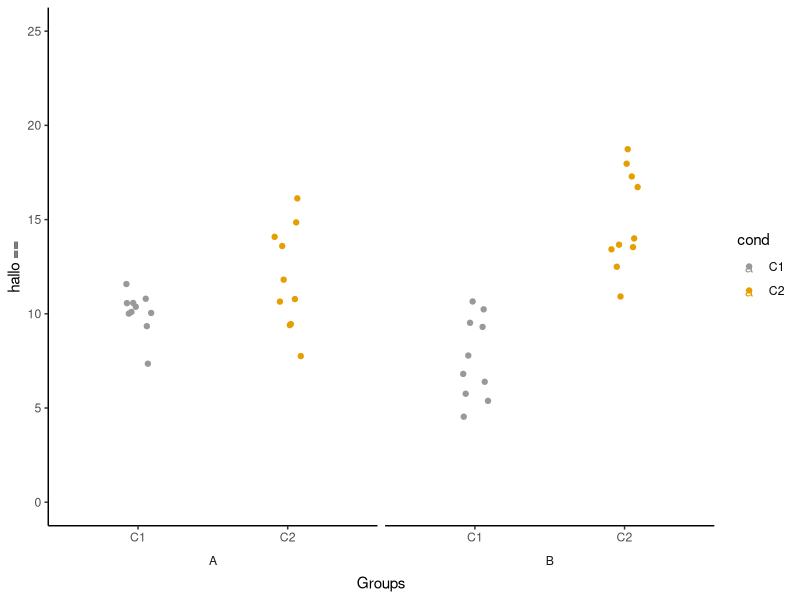

R code for this plot:
library(tidyverse)
library(ggplot2)

ds = as_tibble(data.frame(
  grp  = rep(c('A', 'B'), each = 20),
  cond = rep(c(rep('C1', 5), rep('C2', 5)), each = 2),
  erg  = c(rnorm(10, 10,1),rnorm(10,12,2), rnorm(10,8,2), rnorm(10,15,3))))

ggplot(ds, aes(x = cond, y = erg, color = cond)) +
 geom_jitter(position = position_jitterdodge(0.2)) +
 scale_color_manual(values=c("#999999", "#E69F00", "#999999", "#E69F00")) + 
 theme_classic() + 
 ylim(0,25) +
 labs(x = 'Groups', y = paste('hallo', quote(x==10^3))) +
 #ylab('Accuracy per Bubble') +
 facet_grid(.~grp, switch = "x") +
 theme(strip.placement = "outside",
       strip.background.x=element_rect(color = NA,  fill=NA)) + 
  geom_text(aes(y = 26, label = "High"))
  scale_y_continuous(breaks = c(0, 5, 10, 15, 20, 26),
                     labels = c(0, 5, 10, 15, 20, " times 10-3"))
# ggbreak
